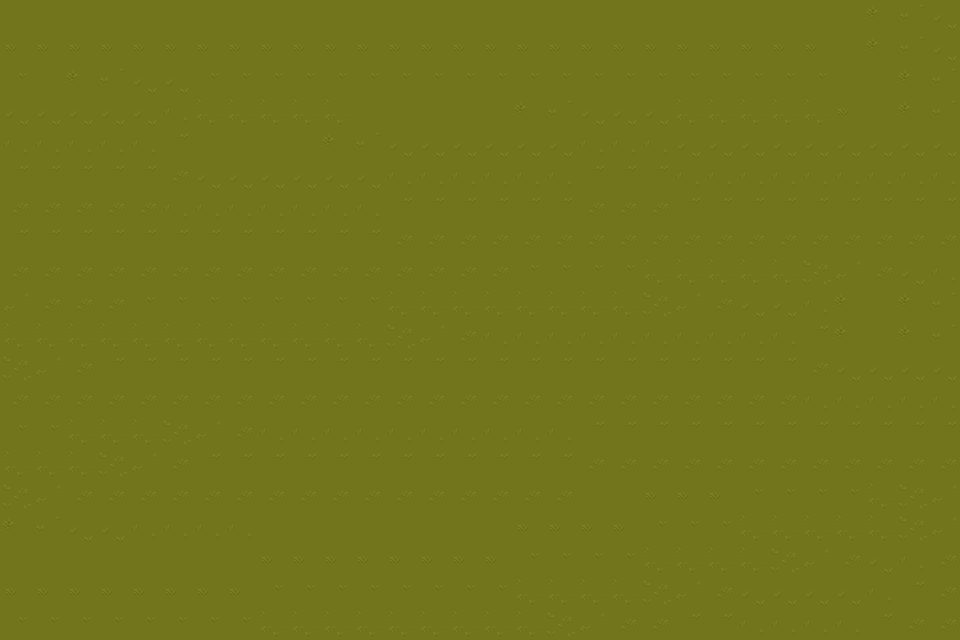

A level layout from a 2D game, rendered from its tile map. Below: a short description, then the map file with its tile-grid data intact:
An orthogonal 30x20 tile map with 32x32 px tiles, 1 tile layer (Tile Layer 1).

<map version="1.9" tiledversion="1.9.2" orientation="orthogonal" renderorder="right-down" width="30" height="20" tilewidth="32" tileheight="32" infinite="0" nextlayerid="2" nextobjectid="1">
 <tileset firstgid="1" source="Grass.tsx" />
 <layer id="1" name="Tile Layer 1" width="30" height="20">
  <data encoding="csv">
1,1,1,1,1,1,1,1,1,1,1,1,1,1,1,1,1,1,1,1,1,1,1,1,1,1,1,2,3,4,
9,9,9,9,9,9,9,9,9,9,9,9,9,9,9,9,9,9,9,9,9,9,9,9,9,9,1,2,3,4,
17,1,2,3,4,4,17,17,17,17,17,17,17,17,17,17,17,17,17,17,17,17,17,17,17,17,1,1,2,3,
4,4,4,4,4,12,25,25,25,25,25,1,1,1,1,1,2,3,4,4,4,25,25,25,25,25,9,1,2,3,
12,12,12,12,12,20,1,1,1,1,2,3,4,4,4,4,4,4,12,12,12,4,4,4,4,4,4,4,4,4,
20,20,20,20,20,28,4,4,4,4,4,4,12,12,12,12,12,12,20,20,20,12,12,12,12,12,12,12,12,12,
28,28,28,28,28,12,12,12,12,12,12,12,20,20,20,20,20,20,28,28,28,20,20,20,20,20,20,20,20,20,
20,20,20,20,20,20,20,20,20,20,20,20,28,28,28,28,28,28,28,28,28,28,28,28,28,28,28,28,28,28,
28,28,28,28,28,28,28,28,28,28,28,28,28,28,28,28,17,17,17,17,25,25,25,25,25,26,27,28,4,12,
27,28,28,28,17,17,17,17,17,17,17,17,25,25,25,25,25,25,25,25,26,27,28,4,4,12,2,1,2,3,
25,25,25,25,25,25,25,25,25,25,25,25,26,27,28,12,12,12,12,12,12,12,12,12,12,20,2,1,2,3,
26,27,28,20,20,20,20,20,20,20,20,20,20,20,20,20,20,20,20,20,20,20,20,20,20,28,4,4,4,4,
28,28,28,28,28,28,28,28,28,28,28,28,28,28,28,28,28,28,28,28,28,28,28,28,28,12,12,12,12,12,
17,17,25,25,25,26,27,28,12,12,12,12,12,12,12,12,12,12,20,20,20,20,20,20,20,20,20,20,20,20,
25,25,25,26,27,28,20,20,20,20,20,20,20,20,20,20,20,20,28,28,28,28,28,28,28,28,28,28,28,28,
26,27,28,28,28,28,28,28,28,28,28,28,28,28,28,28,28,28,1,1,9,9,9,17,17,17,17,25,26,27,
2,3,4,4,12,12,12,12,1,1,1,1,1,1,1,1,9,9,9,9,17,17,17,25,25,25,25,25,26,27,
1,1,1,1,1,1,1,1,9,9,9,9,9,9,9,9,17,17,17,17,25,25,25,25,26,27,28,4,12,28,
9,9,9,9,9,9,9,9,17,17,17,17,17,17,17,17,25,25,25,25,26,27,28,4,4,4,4,12,20,28,
17,17,17,17,17,17,17,17,25,25,25,25,25,25,25,25,25,26,27,28,28,20,20,12,12,12,12,20,28,28
</data>
 </layer>
</map>
